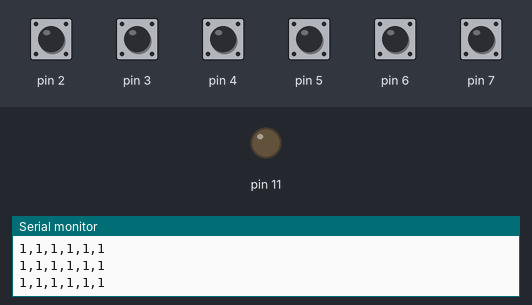
Simulated run of this sketch. Board: Arduino Uno, built with avr-gcc and run on an emulated ATmega328P. Parts: output pins drawn as LEDs (lit = HIGH), the last lines printed to the serial monitor. The inputs (shaded band) are chosen by the test bench; at power-on: pin 2–7 HIGH.

Above: at 1.2 s.
1.3 s: pin 2 pulled LOW for 0.25 s
At 1.7 s:
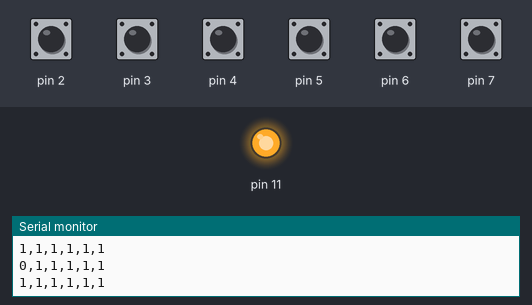
Timing chart, 0 to 4.3 s (numbered marks = the images above; inputs shaded):
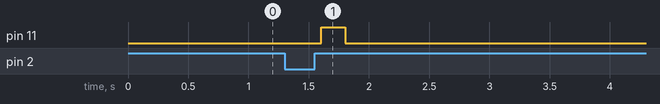

The sketch:

The_Kid_s_Puzzler_Arduino.ino
```cpp
/*
 * Creation & Computation - Digital Futures, OCAD University
 * Kate Hartman / Nick Puckett
 * Experiment 3 - Example 03b. Arduino to P5.js - sending 3 switch value as a ASCII
 *
 * Based on "Lab: Serial Input to P5.js" on ITP Physical Computing site
 * https://itp.nyu.edu/physcomp/labs/labs-serial-communication/lab-serial-input-to-the-p5-js-ide/
 *
 * Circuit:
 * switch connected to pin 2 and ground
 * switch connected to pin 3 and ground
 * switch connected to pin 4 and ground
 */

int switch1val;
int switch2val;
int switch3val;
int switch4val;
int switch5val;
int switch6val;

void setup() {
  //start serial connection
  Serial.begin(9600);
  //configure pin 2 as an input and enable the internal pull-up resistor
  pinMode(2, INPUT_PULLUP);
  pinMode(3, INPUT_PULLUP);
  pinMode(4, INPUT_PULLUP);
  pinMode(5, INPUT_PULLUP);
  pinMode(6, INPUT_PULLUP);
  pinMode(7, INPUT_PULLUP);
  pinMode(11, OUTPUT);

}

void loop() {
  // read the switch value
  switch1val = digitalRead(2);
  // print out the switch value
  Serial.print(switch1val);
  // print a comma to separate the values
  Serial.print(",");

  // read the switch value
  switch2val = digitalRead(3);
  // print out the switch value
  Serial.print(switch2val);
  // print a comma to separate the values
  Serial.print(",");

  // read the switch value
  switch3val = digitalRead(4);
  // print out the switch value
  Serial.print(switch3val);
    // print a comma to separate the values
  Serial.print(",");

   // read the switch value
  switch4val = digitalRead(5);
  // print out the switch value
  Serial.print(switch4val);
    // print a comma to separate the values
  Serial.print(",");

   // read the switch value
  switch5val = digitalRead(6);
  // print out the switch value
  Serial.print(switch5val);
    // print a comma to separate the values
  Serial.print(",");

   // read the switch value
  switch6val = digitalRead(7);
  // print out the switch value and add a line break
  Serial.println(switch6val);


  delay(200); // the delay is necessary for the serial communication

  // Turn on the built in LED any time any of the switches are activated
  if (switch1val == LOW || switch2val == LOW || switch3val == LOW || switch4val == LOW || switch5val == LOW || switch6val == LOW) {
    digitalWrite(11, HIGH);
  } else {
    digitalWrite(11, LOW);
  }
}
```

Measured:
- after the input at 1.3 s, pin 11: LOW → HIGH after 0.30 s, → LOW 0.20 s later
